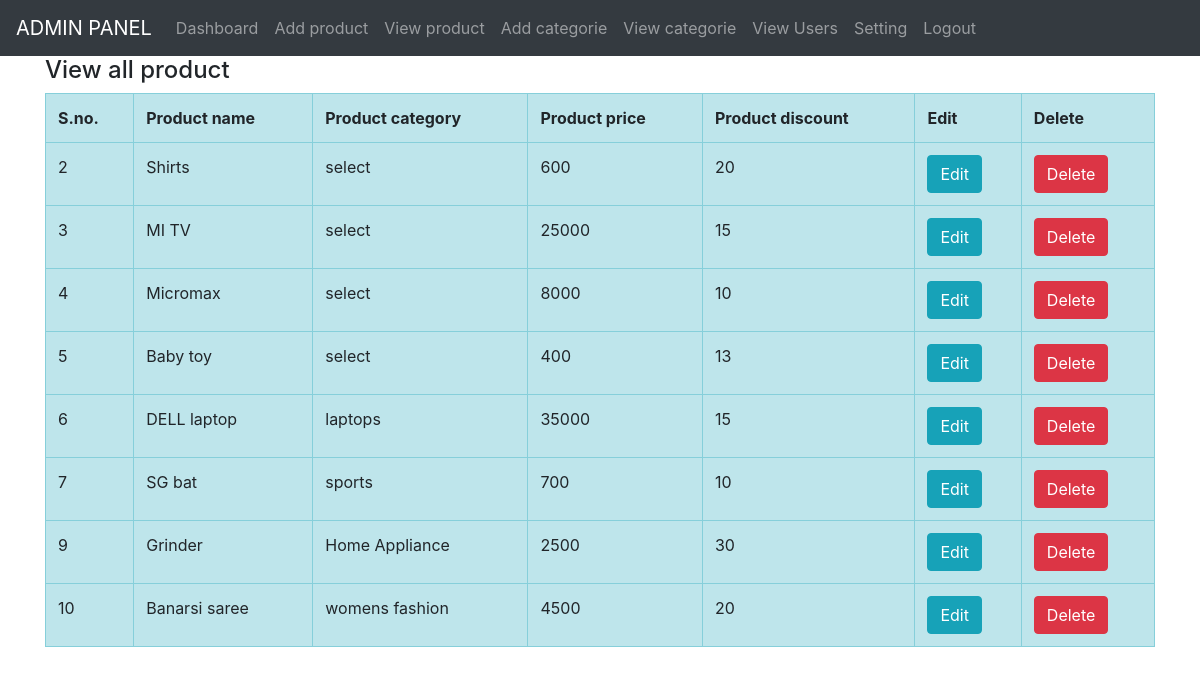
Page /project/admin/view_product.php (signed in) on the committed database.
### tables this page shows
CREATE TABLE `addproduct` (
  `id` int(11) NOT NULL,
  `productname` varchar(100) NOT NULL,
  `productcate` varchar(100) NOT NULL,
  `productdetail` text NOT NULL,
  `productprice` varchar(100) NOT NULL,
  `productdiscount` int(100) NOT NULL,
  `image_name` varchar(100) NOT NULL
);

### project/admin/view_product.php (the view, shortened to what this page needs)
<?php
include("../db.php");
$query="SELECT * FROM addproduct";
$result=mysqli_query($con,$query);
include("header.php");
?>
<div class="container">
	<h4>View all product</h4>
	<div class="row">
		<div class="col-md-12">
			<table class="table table-bordered table-info table-hover">
			<tr>
				<th>S.no.</th>
				<th>Product name</th>
				<th>Product category</th>
				<th>Product price</th>
				<th>Product discount</th>
				<th>Edit</th>
				<th>Delete</th>
			</tr>
			<?php
			while($data=mysqli_fetch_assoc($result))
			{?>
			<tr>
				<td><?php echo $data['id']; ?></td>
				<td><?php echo $data['productname']; ?></td>
				<td><?php echo $data['productcate']; ?></td>
				<td><?php echo $data['productprice']; ?></td>
				<td><?php echo $data['productdiscount']; ?></td>
				<td><a href="edit_product.php?e_pro=<?php echo $data['id']; ?>" class="btn btn-info">Edit</a></td>
				<td><a href="delete_pro.php?p_dlt=<?php echo $data['id']; ?>" class="btn btn-danger">Delete</a></td>
			</tr>
		<?php
		}?>
			</table>
		</div>
	</div>
</div>
<?php
include("footer.php");
?>

### rows in the picture
addproduct: id "2", productname "Shirts", productcate "select", productprice "600", productdiscount "20"
addproduct: id "3", productname "MI TV", productcate "select", productprice "25000", productdiscount "15"
addproduct: id "4", productname "Micromax", productcate "select", productprice "8000", productdiscount "10"
addproduct: id "5", productname "Baby toy", productcate "select", productprice "400", productdiscount "13"
addproduct: id "6", productname "DELL laptop", productcate "laptops", productprice "35000", productdiscount "15"
addproduct: id "7", productname "SG bat", productcate "sports", productprice "700", productdiscount "10"
addproduct: id "9", productname "Grinder", productcate "Home Appliance", productprice "2500", productdiscount "30"
addproduct: id "10", productname "Banarsi saree", productcate "womens fashion", productprice "4500", productdiscount "20"
